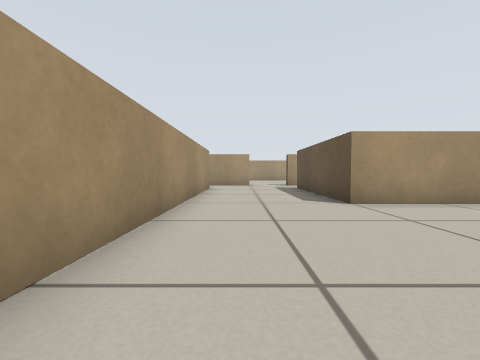
[1] (above)

14 first-person views from a walk through a world built for the Player/Stage simulator. The camera is 0.36 m above the floor, tilts 2° down and sees 90° across. Floor lines are 1 m apart. The floor is counted in squares, 0.5 m on a side. Each view is taken from the middle of a square. On the plan, view 1 faces up. The plan holds only what a view shows up to about 9 squares ahead; the rest is blank. Robots are left out.

[2]
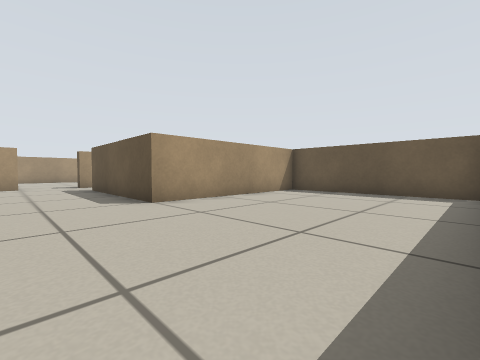

[3]
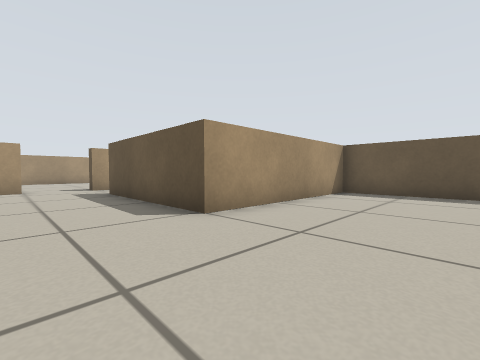

[4]
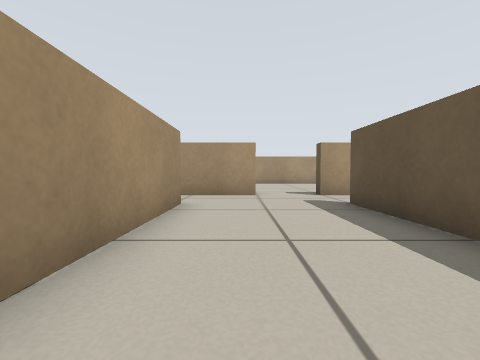

[5]
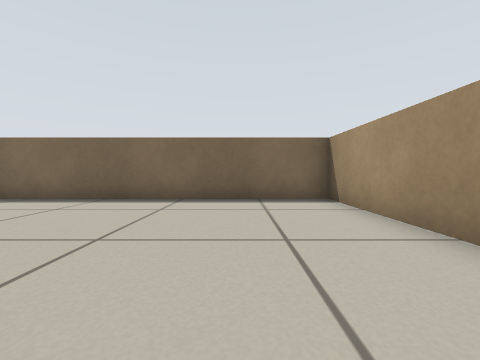

[6]
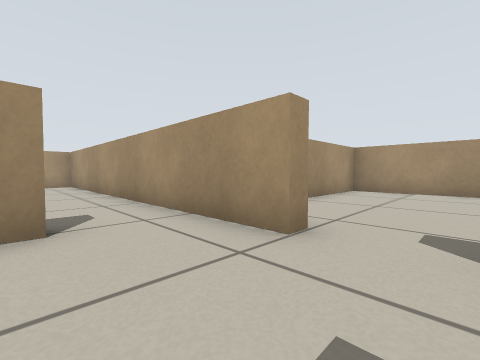

[7]
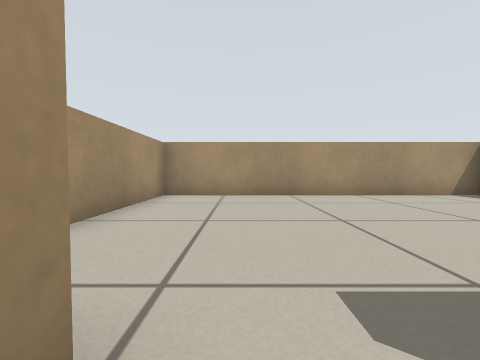

[8]
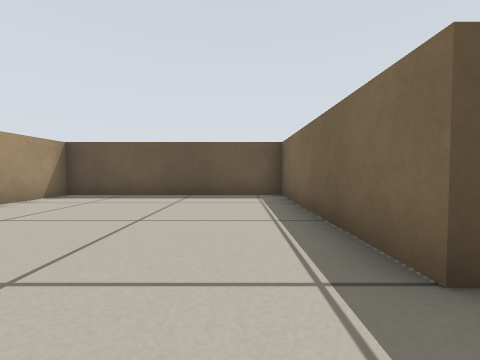

[9]
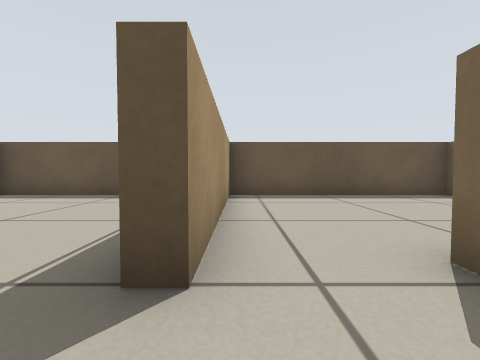

[10]
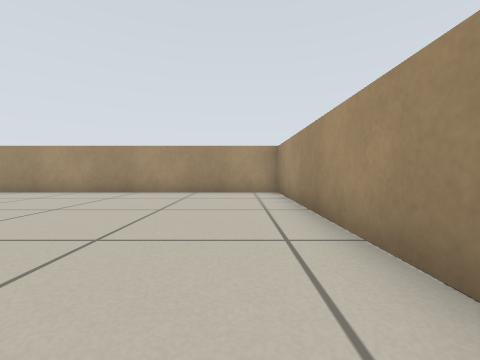

[11]
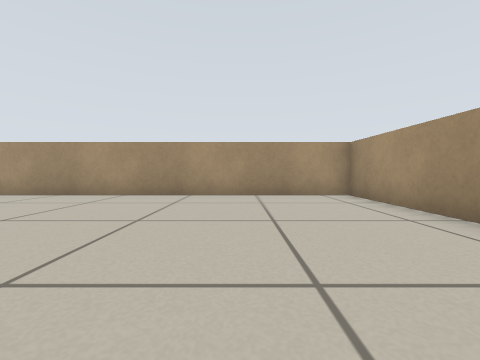

[12]
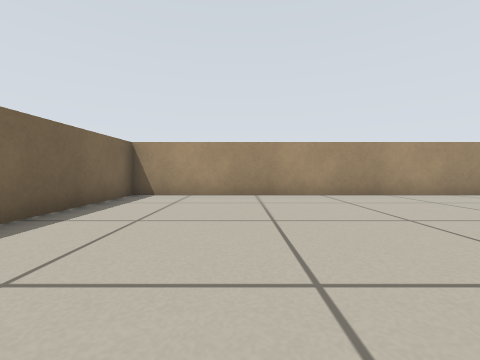

[13]
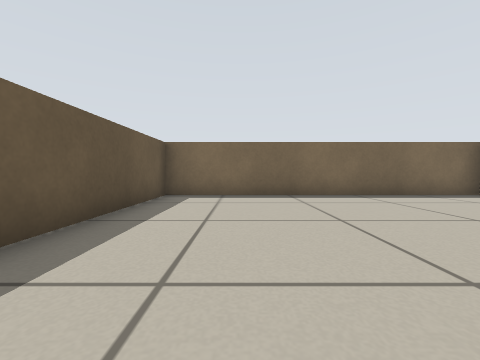

[14]
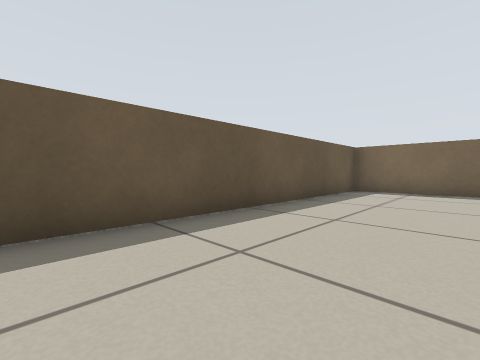

### Floor plan
Ten units are one square. View 1 is at (0, 0); x grows to the right and y downward. Boxes are objects, and circles mark ways between rooms. Rooms are numbered by the first view taken in them; rooms with no view inside come last. Other rooms are left out.
<svg viewBox="-118 -198 206 206">
<path fill="none" stroke="#000" d="M-13 -104 -13 3 74 3M83 1 83 -53 25 -53 25 -104M5 -128 5 -123 -15 -123M25 -123 25 -127 83 -127 83 -193 -13 -193 -13 -151M-15 -123 -113 -123 -113 3 -17 3 -17 -91M80 -123 25 -123M83 -56 83 -124"/>
<circle cx="15" cy="-130" r="3" fill="#2a7"/>
<circle cx="-20" cy="-115" r="3" fill="#2a7"/>
<circle cx="30" cy="-115" r="3" fill="#2a7"/>
<text x="30" y="-50">1</text>
<text x="30" y="-160">2</text>
<text x="-70" y="-60">3</text>
<text x="60" y="-100">4</text>
</svg>
Room 1 opens to room 2. Room 1 opens to room 3. Room 1 opens to room 4.

Where each view was taken, in squares from view 1:
view 1: 0 up, 0 right, facing up
view 2: 0 up, 0 right, facing up-right
view 3: 2 up, 0 right, facing up-right
view 4: 5 up, 0 right, facing up
view 5: 6 up, 1 right, facing down
view 6: 10 up, 2 right, facing up-left
view 7: 12 up, 1 right, facing up
view 8: 14 up, 1 right, facing right
view 9: 12 up, 1 right, facing right
view 10: 11 up, 3 left, facing left
view 11: 9 up, 4 left, facing left
view 12: 3 up, 4 left, facing left
view 13: 7 up, 4 left, facing down
view 14: 9 up, 5 left, facing down-right
